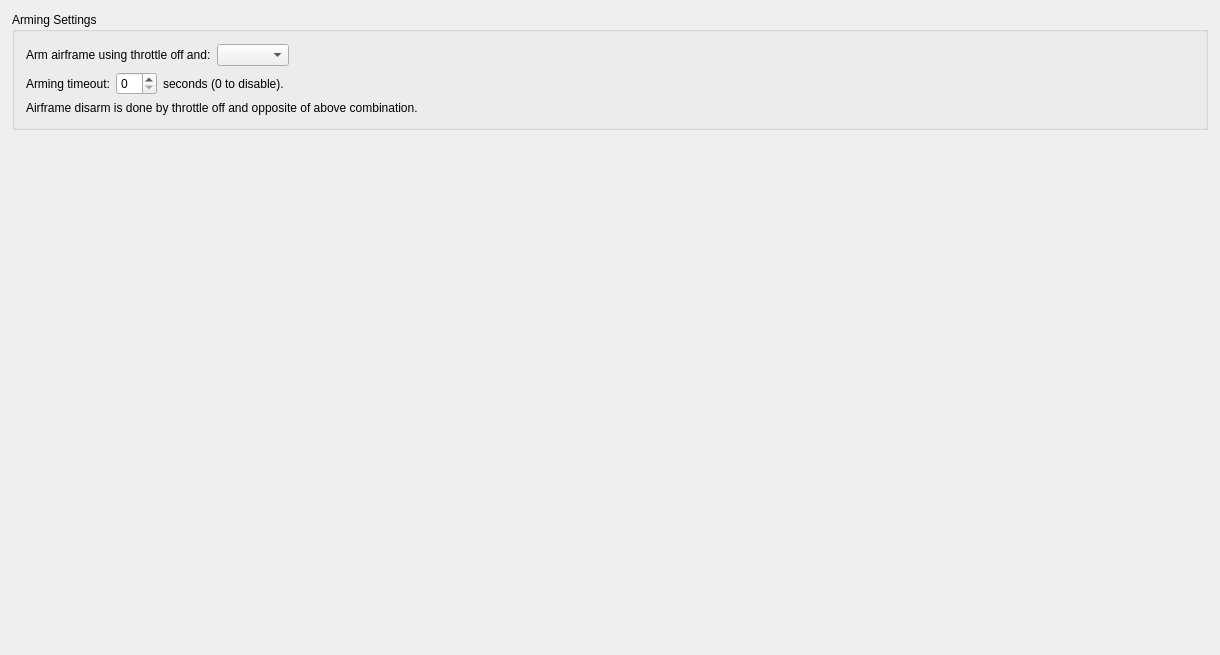
         <widget class="QWidget" name="scrollAreaWidgetContents_2">
          <property name="geometry">
           <rect>
            <x>0</x>
            <y>0</y>
            <width>1220</width>
            <height>655</height>
           </rect>
          </property>
          <layout class="QVBoxLayout" name="verticalLayout_2">
           <property name="leftMargin">
            <number>12</number>
           </property>
           <property name="topMargin">
            <number>12</number>
           </property>
           <property name="rightMargin">
            <number>12</number>
           </property>
           <property name="bottomMargin">
            <number>12</number>
           </property>
           <item>
            <widget class="QGroupBox" name="groupBox_6">
             <property name="title">
              <string>Arming Settings</string>
             </property>
             <layout class="QVBoxLayout" name="verticalLayout_7">
              <property name="leftMargin">
               <number>11</number>
              </property>
              <property name="topMargin">
               <number>12</number>
              </property>
              <property name="rightMargin">
               <number>12</number>
              </property>
              <property name="bottomMargin">
               <number>12</number>
              </property>
              <item>
               <layout class="QHBoxLayout" name="horizontalLayout">
                <item>
                 <widget class="QLabel" name="label_17">
                  <property name="font">
                   <font>
                    <weight>50</weight>
                    <bold>false</bold>
                   </font>
                  </property>
                  <property name="text">
                   <string>Arm airframe using throttle off and:</string>
                  </property>
                 </widget>
                </item>
                <item>
                 <widget class="QComboBox" name="armControl">
                  <property name="focusPolicy">
                   <enum>Qt::StrongFocus</enum>
                  </property>
                  <property name="toolTip">
                   <string>Indicate the control used for arming the airframe, in addition to setting the throttle to its minimum position. In other terms &quot;Throttle Off&quot;.</string>
                  </property>
                 </widget>
                </item>
                <item>
                 <spacer name="horizontalSpacer">
                  <property name="orientation">
                   <enum>Qt::Horizontal</enum>
                  </property>
                  <property name="sizeHint" stdset="0">
                   <size>
                    <width>40</width>
                    <height>20</height>
                   </size>
                  </property>
                 </spacer>
                </item>
               </layout>
              </item>
              <item>
               <layout class="QHBoxLayout" name="horizontalLayout_2">
                <item>
                 <widget class="QLabel" name="label_18">
                  <property name="text">
                   <string>Arming timeout:</string>
                  </property>
                 </widget>
                </item>
                <item>
                 <widget class="QSpinBox" name="armTimeout">
                  <property name="focusPolicy">
                   <enum>Qt::StrongFocus</enum>
                  </property>
                  <property name="toolTip">
                   <string>After the time indicated here, the frame go back to disarmed state.
Set to 0 to disable (recommended for soaring fixed wings).</string>
                  </property>
                  <property name="maximum">
                   <number>64</number>
                  </property>
                 </widget>
                </item>
                <item>
                 <widget class="QLabel" name="label_19">
                  <property name="text">
                   <string>seconds (0 to disable).</string>
                  </property>
                 </widget>
                </item>
                <item>
                 <spacer name="horizontalSpacer_2">
                  <property name="orientation">
                   <enum>Qt::Horizontal</enum>
                  </property>
                  <property name="sizeHint" stdset="0">
                   <size>
                    <width>40</width>
                    <height>20</height>
                   </size>
                  </property>
                 </spacer>
                </item>
               </layout>
              </item>
              <item>
               <widget class="QLabel" name="label_3">
                <property name="text">
                 <string>Airframe disarm is done by throttle off and opposite of above combination.</string>
                </property>
               </widget>
              </item>
             </layout>
            </widget>
           </item>
           <item>
            <spacer name="verticalSpacer">
             <property name="orientation">
              <enum>Qt::Vertical</enum>
             </property>
             <property name="sizeHint" stdset="0">
              <size>
               <width>20</width>
               <height>467</height>
              </size>
             </property>
            </spacer>
           </item>
          </layout>
         </widget>
